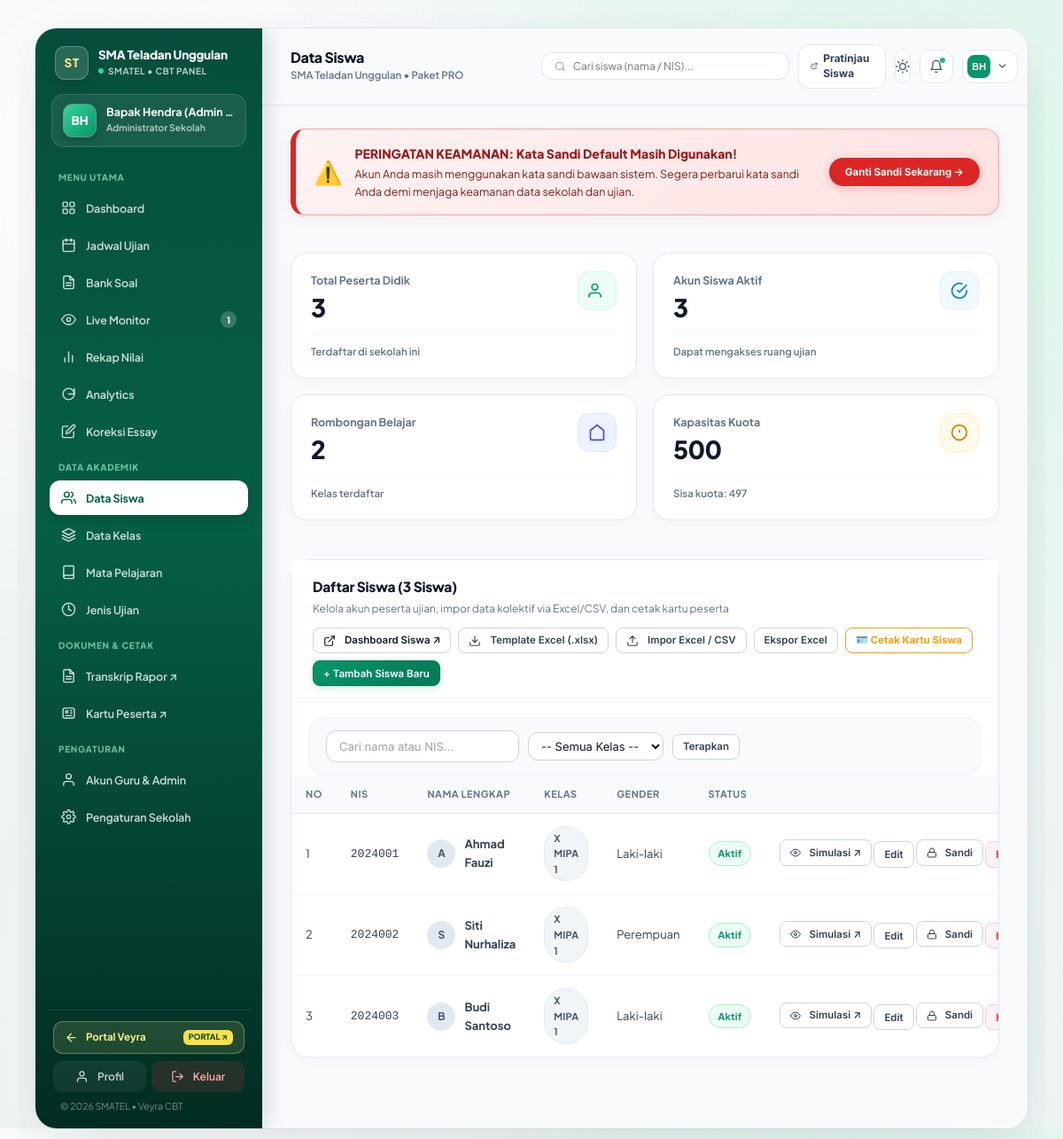
The app's page /admin/students.php (signed in) with its own data.
### tables this page shows
CREATE TABLE `tenants` (
    `id` INT AUTO_INCREMENT PRIMARY KEY,
    `code` VARCHAR(30) NOT NULL UNIQUE,
    `slug` VARCHAR(60) NOT NULL UNIQUE,
    `subdomain` VARCHAR(60) NULL,
    `name` VARCHAR(150) NOT NULL,
    `logo_url` VARCHAR(255) NULL,
    `logo` VARCHAR(500) NULL,
    `address` TEXT NULL,
    `phone` VARCHAR(30) NULL,
    `package` VARCHAR(50) NOT NULL DEFAULT 'pro',
    `student_quota` INT NOT NULL DEFAULT 500,
    `is_active` TINYINT(1) NOT NULL DEFAULT 1,
    `created_at` DATETIME NOT NULL DEFAULT CURRENT_TIMESTAMP
);

CREATE TABLE `students` (
    `id` INT AUTO_INCREMENT PRIMARY KEY,
    `tenant_id` INT NOT NULL,
    `class_id` INT NULL,
    `nis` VARCHAR(50) NOT NULL,
    `name` VARCHAR(100) NOT NULL,
    `email` VARCHAR(100) NULL,
    `password` VARCHAR(255) NOT NULL,
    `plain_password` VARCHAR(100) NULL,
    `gender` ENUM('L', 'P') NOT NULL DEFAULT 'L',
    `photo` VARCHAR(255) NULL,
    `is_active` TINYINT(1) NOT NULL DEFAULT 1,
    `created_at` DATETIME NOT NULL DEFAULT CURRENT_TIMESTAMP,
    `last_activity` DATETIME NULL,
    `totp_secret` VARCHAR(64) NULL,
    `totp_verified` TINYINT(1) NOT NULL DEFAULT 0,
    UNIQUE KEY `uk_tenant_student_nis` (`tenant_id`, `nis`),
    INDEX `idx_students_tenant` (`tenant_id`),
    INDEX `idx_students_class` (`class_id`),
    INDEX `idx_st_tenant_class` (`tenant_id`, `class_id`),
    CONSTRAINT `fk_students_tenant` FOREIGN KEY (`tenant_id`) REFERENCES `tenants` (`id`) ON DELETE CASCADE,
    CONSTRAINT `fk_students_class` FOREIGN KEY (`class_id`) REFERENCES `classes` (`id`) ON DELETE SET NULL
);

CREATE TABLE `classes` (
    `id` INT AUTO_INCREMENT PRIMARY KEY,
    `tenant_id` INT NOT NULL,
    `name` VARCHAR(50) NOT NULL,
    `level` VARCHAR(20) NULL,
    `created_at` DATETIME NOT NULL DEFAULT CURRENT_TIMESTAMP,
    INDEX `idx_classes_tenant` (`tenant_id`),
    CONSTRAINT `fk_classes_tenant` FOREIGN KEY (`tenant_id`) REFERENCES `tenants` (`id`) ON DELETE CASCADE
);

### admin/students.php (the view, shortened to what the rows shown need)
<?php
$pageTitle = "Data Siswa";
require_once __DIR__ . '/_bootstrap.php';
$filterClass = (int)($_GET['class_id'] ?? 0);
$q = trim($_GET['q'] ?? '');
$countSql = "SELECT COUNT(*) FROM students s WHERE s.tenant_id = :tenant_id";
$countParams = ['tenant_id' => $tenantId];
$totalStudents = (int)Database::fetchColumn($countSql, $countParams);
$pg = Helper::paginate($totalStudents, 15);
$listSql = "SELECT s.*, c.name as class_name
     FROM students s
     LEFT JOIN classes c ON s.class_id = c.id
     WHERE s.tenant_id = :tenant_id";
$listParams = ['tenant_id' => $tenantId];
$listSql .= " ORDER BY s.nis ASC LIMIT " . (int)$pg['per_page'] . " OFFSET " . (int)$pg['offset'];
$students = Database::fetchAll($listSql, $listParams);
$keepQuery = array_filter(['q' => $q, 'class_id' => $filterClass ?: null]);
$quotaMax = (int)($school['student_quota'] ?? 0);
require_once __DIR__ . '/header.php';
?>
<div class="fan-kpi-grid" style="margin-bottom: 22px;">
    <div class="fan-kpi-card fan-kpi-orange">
        <div class="fan-kpi-top">
            <div>
                <div class="fan-kpi-info-label">Kapasitas Kuota</div>
                <div class="fan-kpi-info-val"><?= $quotaMax > 0 ? number_format($quotaMax, 0, ',', '.') : '&infin;' ?></div>
            </div>
        </div>
    </div>
</div>
<div class="card">
    <div class="card-body" style="padding: 0;">
        <?php if (empty($students)): ?>
            <p style="padding: 32px; text-align: center; color: var(--text-muted);">Belum ada siswa terdaftar pada kriteria ini.</p>
        <?php else: ?>
            <div class="table-responsive">
                <table class="table">
                    <thead>
                        <tr>
                            <th style="width: 50px;">No</th>
                            <th>NIS</th>
                            <th>Nama Lengkap</th>
                            <th>Kelas</th>
                            <th>Gender</th>
                            <th>Status</th>
                            <th style="text-align: right;">Aksi</th>
                        </tr>
                    </thead>
                    <tbody>
                        <?php foreach ($students as $idx => $st): ?>
                            <tr>
                                <td><?= $pg['offset'] + $idx + 1 ?></td>
                                <td>
                                    <code><?= htmlspecialchars($st['nis'] ?? '') ?></code>
                                </td>
                                <td>
                                    <div style="display: flex; align-items: center; gap: 10px;">
                                        <?php if (!empty($st['photo'])): ?>
                                            <img src="../<?= htmlspecialchars($st['photo']) ?>" alt="Foto" style="width: 32px; height: 32px; border-radius: 50%; object-fit: cover; border: 1.5px solid var(--border-color); flex-shrink: 0;">
                                        <?php else: ?>
                                            <div style="width: 32px; height: 32px; border-radius: 50%; background: #e2e8f0; color: #475569; display: flex; align-items: center; justify-content: center; font-size: 12px; font-weight: 700; flex-shrink: 0;">
                                                <?= strtoupper(substr((string)($st['name'] ?? ''), 0, 1)) ?>
                                            </div>
                                        <?php endif; ?>
                                        <div>
                                            <b><?= htmlspecialchars($st['name'] ?? '-') ?></b>
                                        </div>
                                    </div>
                                </td>
                                <td><span class="badge badge-neutral"><?= htmlspecialchars($st['class_name'] ?: 'Umum') ?></span></td>
                                <td><?= $st['gender'] === 'L' ? 'Laki-laki' : 'Perempuan' ?></td>
                                <td>
                                    <?php if ($st['is_active']): ?>
                                        <span class="badge badge-success">Aktif</span>
                                    <?php else: ?>
                                        <span class="badge badge-danger">Nonaktif</span>
                                    <?php endif; ?>
                                </td>
                                <td style="text-align: right; white-space: nowrap;">
                                    <a href="../student/dashboard.php?preview_student_id=<?= $st['id'] ?>" target="_blank" class="btn btn-outline btn-sm" title="Simulasi tampilan dashboard sebagai <?= htmlspecialchars($st['name'] ?? '-') ?>">
                                        <svg width="12" height="12" viewBox="0 0 24 24" fill="none" stroke="currentColor" stroke-width="2" stroke-linecap="round" stroke-linejoin="round" style="vertical-align: -1px; margin-right: 3px;"><path d="M1 12s4-8 11-8 11 8 11 8-4 8-11 8-11-8-11-8z"></path><circle cx="12" cy="12" r="3"></circle></svg>
                                        Simulasi ↗
                                    </a>
                                    <a href="students.php?edit=<?= $st['id'] ?><?= $keepQuery ? '&' . http_build_query($keepQuery) : '' ?>" class="btn btn-outline btn-sm">Edit</a>
                                    <button type="button" class="btn btn-outline btn-sm" onclick="openQuickPassModal(<?= (int)$st['id'] ?>, <?= json_encode($st['name'] ?? '') ?>, <?= json_encode($st['nis'] ?? '') ?>)" title="Ubah kata sandi siswa ini secara bebas">
                                        <svg width="12" height="12" viewBox="0 0 24 24" fill="none" stroke="currentColor" stroke-width="2" stroke-linecap="round" stroke-linejoin="round" style="vertical-align: -1px; margin-right: 3px;"><rect x="3" y="11" width="18" height="11" rx="2" ry="2"></rect><path d="M7 11V7a5 5 0 0 1 10 0v4"></path></svg>
                                        Sandi
                                    </button>
                                    <form method="POST" style="display: inline;" onsubmit="return confirm('Hapus siswa <?= json_encode($st['name'] ?? '') ?>?')">
                                        <button type="submit" class="btn btn-danger btn-sm">Hapus</button>
                                    </form>
                                </td>
                            </tr>
                        <?php endforeach; ?>
                    </tbody>
                </table>
            </div>
        <?php endif; ?>
    </div>
</div>
<?php require_once __DIR__ . '/footer.php'; ?>

### admin/header.php (shortened to what the rows shown need)
<?php
require_once __DIR__ . '/../core/Database.php';
require_once __DIR__ . '/../core/Tenant.php';
require_once __DIR__ . '/../core/Helper.php';
$school = Tenant::get();
$ssoConfigFile = __DIR__ . '/../config/sso.php';
$ssoConfig = file_exists($ssoConfigFile) ? (require $ssoConfigFile) : [];
$isLocalHost = in_array($_SERVER['HTTP_HOST'] ?? 'localhost', ['localhost', '127.0.0.1'], true)
    || strpos($_SERVER['HTTP_HOST'] ?? '', 'localhost:') === 0
    || substr($_SERVER['HTTP_HOST'] ?? '', -5) === '.test';
$portalBaseUrl = rtrim((string)($ssoConfig['sso_server_url'] ?? ($isLocalHost ? 'http://localhost/veyraeducate/public' : 'https://veyracreative.site')), '/');
$portalDashboardUrl = $portalBaseUrl . '/dashboard';
?>
<!DOCTYPE html>
<html lang="id">
<head>
    <link rel="stylesheet" href="../assets/css/style.css?v=<?= filemtime(__DIR__ . '/../assets/css/style.css') ?>">
</head>
<body class="admin-fan-page">
<div class="fan-app-canvas">
    <aside class="fan-sidebar" id="fanSidebar">
        <div>
            <div class="fan-sidebar-brand-row">
                <a href="<?= htmlspecialchars($portalDashboardUrl) ?>" class="fan-sidebar-brand" style="display: flex; align-items: center; gap: 11px; text-decoration: none; color: inherit; min-width: 0; flex: 1;" title="Kembali ke Portal Veyra: <?= htmlspecialchars($school['name'] ?? 'CBT Online') ?>">
                    <div style="min-width: 0; flex: 1;">
                        <div style="font-size: 13.5px; font-weight: 800; letter-spacing: -0.2px; line-height: 1.25; overflow: hidden; text-overflow: ellipsis; white-space: nowrap;" title="<?= htmlspecialchars($school['name'] ?? 'CBT Online') ?>">
                            <?= htmlspecialchars($school['name'] ?? 'CBT Online') ?>
                        </div>
                        <div style="font-size: 10px; color: rgba(255, 255, 255, 0.72); font-weight: 700; margin-top: 2px; text-transform: uppercase; letter-spacing: 0.5px; display: flex; align-items: center; gap: 5px;">
                            <span style="width: 6px; height: 6px; border-radius: 50%; background: #34d399; display: inline-block;"></span>
                            <span style="overflow: hidden; text-overflow: ellipsis; white-space: nowrap;"><?= htmlspecialchars($school['code']) ?> &bull; CBT Panel</span>
                        </div>
                    </div>
                </a>
            </div>
        </div>
        <div class="fan-sidebar-bottom">
            <a href="<?= htmlspecialchars($portalDashboardUrl) ?>" class="fan-portal-return-btn" title="Kembali ke Dashboard Portal Utama Veyra Educate">
                <svg class="fan-nav-svg" viewBox="0 0 24 24" fill="none" stroke="currentColor" stroke-width="2.3" style="width: 15px; height: 15px;">
                    <line x1="19" y1="12" x2="5" y2="12"></line>
                    <polyline points="12 19 5 12 12 5"></polyline>
                </svg>
                <span>Portal Veyra</span>
                <span class="fan-portal-badge">PORTAL ↗</span>
            </a>
            <div style="display: flex; gap: 6px;">
                <a href="profile.php" class="fan-logout-btn" style="flex: 1; justify-content: center; background: rgba(255,255,255,0.06);">
                </a>
                <a href="../logout.php" class="fan-logout-btn" style="flex: 1; justify-content: center; background: rgba(239,68,68,0.14); color: #fca5a5;">
                </a>
            </div>
            <div class="fan-sidebar-copy">&copy; <?= date('Y') ?> <?= htmlspecialchars($school['code']) ?> &bull; Veyra CBT</div>
        </div>
    </aside>
    <main class="fan-main-content">
        <div class="fan-top-header">
            <div style="display: flex; align-items: center; gap: 14px; min-width: 0;">
                <div style="min-width: 0;">
                    <div style="font-size: 16px; font-weight: 800; color: #0f172a; letter-spacing: -0.3px; line-height: 1.2;">
                        <?= htmlspecialchars($pageTitle ?? 'Dashboard Admin') ?>
                    </div>
                    <div style="font-size: 11.5px; color: #64748b; font-weight: 600; margin-top: 2px; white-space: nowrap; overflow: hidden; text-overflow: ellipsis;">
                        <?= htmlspecialchars($school['name'] ?? 'CBT Online') ?> &bull; Paket <?= strtoupper(htmlspecialchars($school['package'] ?? 'PRO')) ?>
                    </div>
                </div>
            </div>
        </div>

### records on screen
tenants: name "SMA Teladan Unggulan", code "SMATEL", package "PRO", student_quota "500"
students: $pg['offset'] + $idx + 1 "1", nis "2024001", name "A", name "Ahmad Fauzi", class.name "X MIPA 1", gender "Laki-laki", is_active "Aktif"
students: offset "2", nis "2024002", name "S", name "Siti Nurhaliza", class.name "X MIPA 1", gender "Perempuan", is_active "Aktif"
students: offset "3", nis "2024003", name "B", name "Budi Santoso", class.name "X MIPA 1", gender "Laki-laki", is_active "Aktif"

### other values on screen
$schoolInitials "ST"
$initials "BH"
$user['name'] "Bapak Hendra (Admin…"
count($notifExams) "1"
$pageTitle "Data Siswa"
$allStudentsCnt "3"
$activeStudentsCnt "3"
$totalClassesCnt "2"
max(0, $quotaMax - $allStudentsCnt) "497"
$totalStudents "3"
